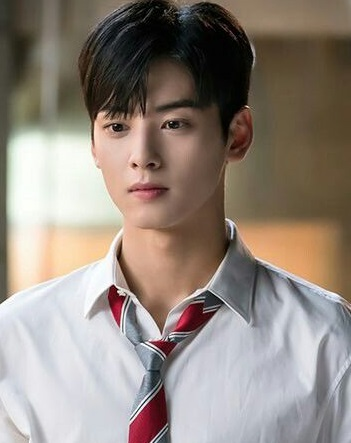
#> input picture sample.jpg, 351 x 443 px
$ python CannyEdgeDetection.py
#> lines starting #> are read from the running program, lines starting #| are printed output that depends on the picture
import numpy as np
import cv2

#read the image
original_img = cv2.imread('sample.jpg',1)
#> original_img is the input picture: shape (443, 351, 3); mean B, G, R 125.9, 135, 146.2
processed_img = original_img.copy()
#copy a grayscale version of the image
gray = cv2.cvtColor(processed_img ,cv2.COLOR_BGR2GRAY)
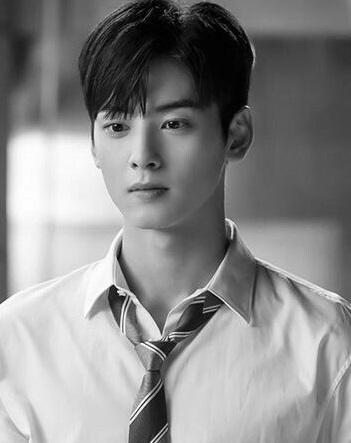
#> gray: shape (443, 351); min 0, max 255, mean 137.3
#apply canny edge detection in the image
#cv
processed_img  = cv2.Canny(gray,100,200)
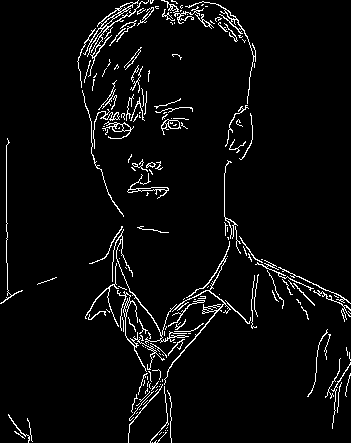
#> processed_img: shape (443, 351); 4.4% white in thin lines or dots

cv2.imshow('Input Image',original_img)
cv2.imshow('Result:Canny Edge Detection',processed_img )
cv2.waitKey(0)
cv2.destroyAllWindows()
